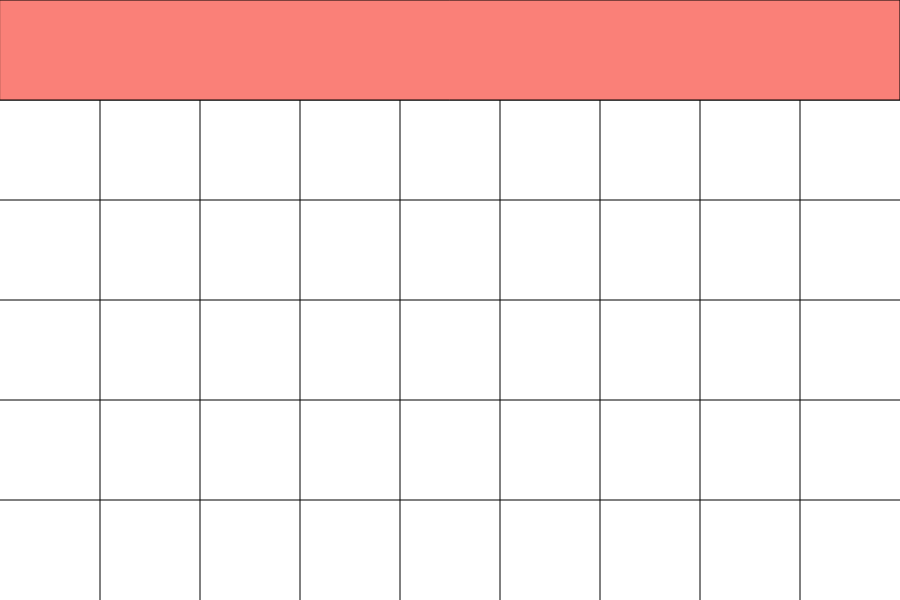
Frame 1 (no input)
Frame 60 (no input): identical to frame 1, image omitted
Frame 120 (the mouse pressed at the canvas centre since frame 60): identical to frame 1, image omitted

The p5.js sketch that drew this single still picture (run headless with seeded random() and noise() and a simulated clock; from frame 60 on, the mouse is pressed at the canvas centre):

// p5.js sketch
// ── sketch.js
// create global varaibles
let cellSize = 100;
let cellGap = 3;
let grid = [];


function setup() {
  //create the canvas and the canvas.id for html
  var canvas = createCanvas(900,600);
  canvas.id("canvas1");
}


function draw() {
  background(255);


  // fill the grid
  x = cellSize;
  while( x < width){
    line(x, 0, x, height);
    x = x + cellSize;
  }

  y = cellSize;
  while( y < height){
    line(0, y, width, y);
    y = y + cellSize;
  }

  //condition background
  fill(250,128,120);
  rect(0,0, width, cellSize);

}

class Cell {
  constructor(x, y) {
    this.x = x;
    this.y = y;
    this.width = cellSize;
    this.height = cellSize;
  }

  display(){
    fill(0);
    rect(this.x, this.y, this.width, this.height);
  }
}

// set up the defender class
class Defender {
  constructor(x, y) {
    this.x = x;
    this.y = y;
    this.width = cellSize;
    this.height = cellSize;
    this.shoot = false;
    this.health = 100;
    this.projectiles = [];
    this.frequency = 0;
  }

  show(){
    fill(250,50,50);
    rect(this.x, this.y, this.height, this.width);
    text("DEF: ", this.health,  this.x + 50, this.y +50);
  }
}
